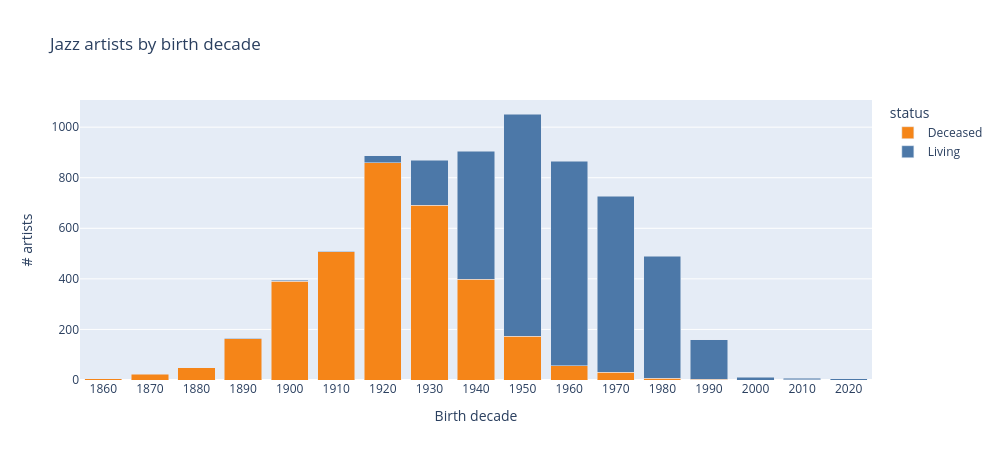

Here is the notebook cell this chart was saved with:
### Code cell
# ── birth decade — living vs deceased ─────────────────────────────────────
decade_df = artists[["birth_year", "death_year"]].dropna(subset=["birth_year"]).copy()
decade_df["decade"] = (decade_df["birth_year"].astype(int) // 10 * 10).astype(int)
decade_df["status"] = decade_df["death_year"].isna().map({True: "Living", False: "Deceased"})

decade_counts = decade_df.groupby(["decade", "status"]).size().reset_index(name="count")

fig = px.bar(
    decade_counts,
    x="decade", y="count", color="status",
    barmode="stack",
    title="Jazz artists by birth decade",
    labels={"decade": "Birth decade", "count": "# artists"},
    color_discrete_map={"Living": "#4C78A8", "Deceased": "#F58518"},
    width=1000, height=460,
)
fig.update_xaxes(tickmode="array", tickvals=sorted(decade_df["decade"].unique()))
fig.show()

### Figure 1 — Plotly figure (JSON) as saved in the notebook; plotly's stock layout.template omitted (floating-point values rounded to 4 significant figures)
{"data": [{"hovertemplate": "status=Deceased<br>Birth decade=%{x}<br># artists=%{y}<extra></extra>", "legendgroup": "Deceased", "marker": {"color": "#F58518", "pattern": {"shape": ""}}, "name": "Deceased", "orientation": "v", "showlegend": true, "textposition": "auto", "type": "bar", "x": [1860, 1870, 1880, 1890, 1900, 1910, 1920, 1930, 1940, 1950, 1960, 1970, 1980, 1990, 2010], "xaxis": "x", "y": [5, 22, 49, 164, 390, 508, 860, 692, 398, 173, 57, 31, 6, 3, 1], "yaxis": "y"}, {"hovertemplate": "status=Living<br>Birth decade=%{x}<br># artists=%{y}<extra></extra>", "legendgroup": "Living", "marker": {"color": "#4C78A8", "pattern": {"shape": ""}}, "name": "Living", "orientation": "v", "showlegend": true, "textposition": "auto", "type": "bar", "x": [1890, 1900, 1910, 1920, 1930, 1940, 1950, 1960, 1970, 1980, 1990, 2000, 2010, 2020], "xaxis": "x", "y": [1, 4, 1, 26, 177, 506, 879, 808, 696, 484, 157, 10, 6, 4], "yaxis": "y"}], "layout": {"barmode": "stack", "height": 460, "legend": {"title": {"text": "status"}, "tracegroupgap": 0}, "title": {"text": "Jazz artists by birth decade"}, "width": 1000, "xaxis": {"anchor": "y", "domain": [0, 1], "tickmode": "array", "tickvals": [1860, 1870, 1880, 1890, 1900, 1910, 1920, 1930, 1940, 1950, 1960, 1970, 1980, 1990, 2000, 2010, 2020], "title": {"text": "Birth decade"}}, "yaxis": {"anchor": "x", "domain": [0, 1], "title": {"text": "# artists"}}}}
